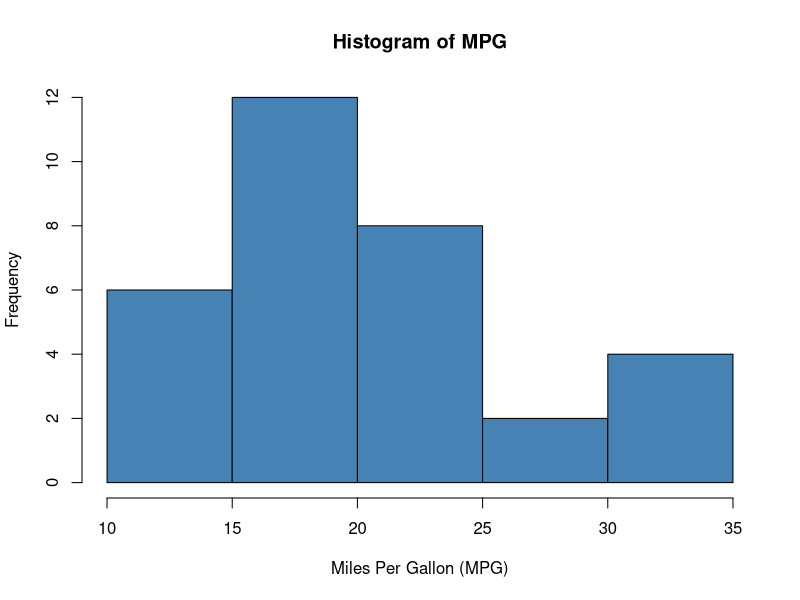
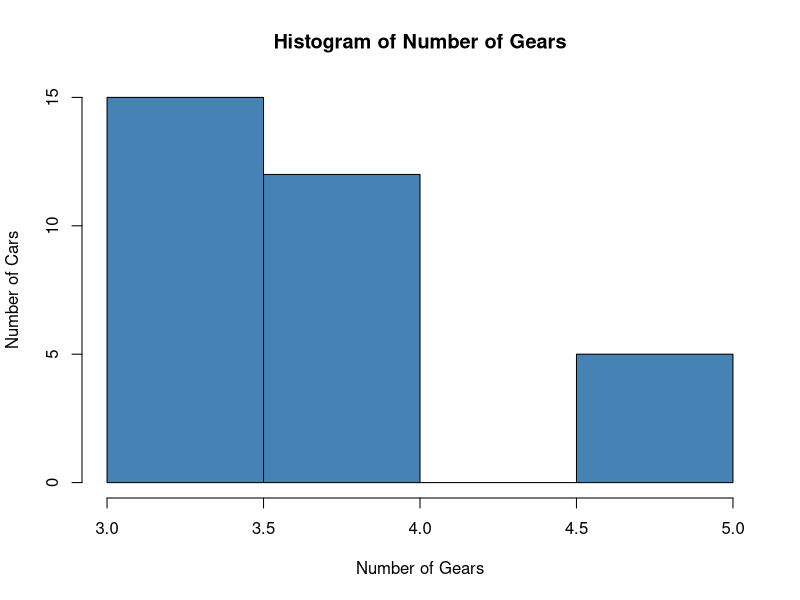
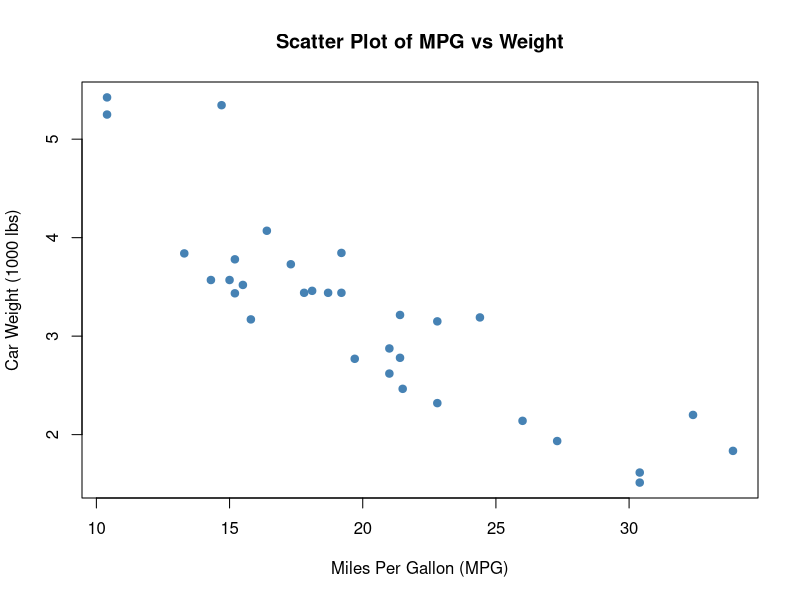
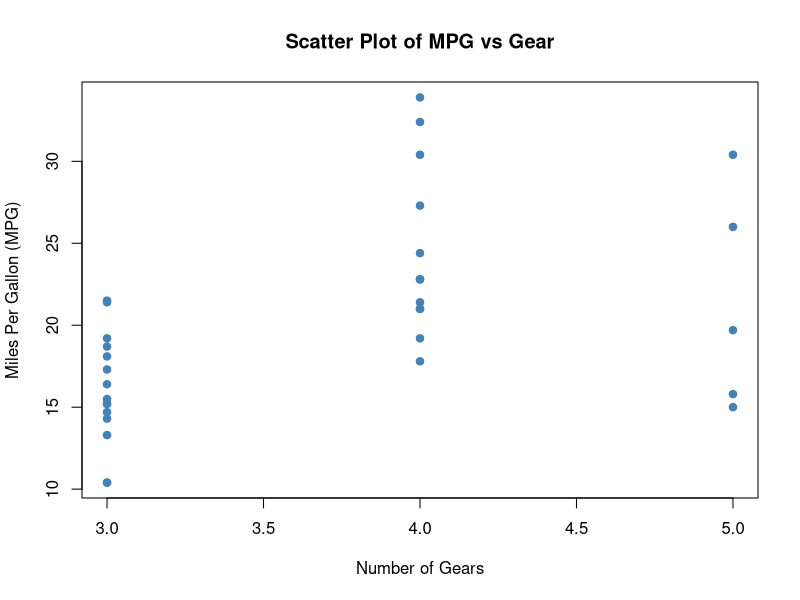

Generate these figures, in order, with R:
############################################################
# DATA SCIENCE BASICS WITH R – ENHANCED COMMENTARY
# Dataset: mtcars (Built-in R dataset)
#
# Learning Objectives:
# 1. Understand the structure of a dataset
# 2. Perform basic Exploratory Data Analysis (EDA)
# 3. Visualize data using histograms and scatter plots
# 4. Apply filtering, subsetting, and aggregation
#
# Context:
# These steps represent the FIRST phase of any
# data science or machine learning workflow.
############################################################


# ==========================================================
# 1. Viewing the Dataset
# ==========================================================

# View() opens the dataset in a tabular, spreadsheet-like format.
# This is useful for:
# - Getting an intuitive feel for the data
# - Checking column names and values
# - Spotting obvious issues (e.g., extreme values)
#
# Note: View() does NOT modify the data.
View(mtcars)


# ==========================================================
# 2. Checking Dataset Dimensions
# ==========================================================

# dim() returns a vector:
# [1] Number of rows (observations)
# [2] Number of columns (features/variables)
#
# In mtcars:
# - Each row represents a car
# - Each column represents a measured attribute
dim(mtcars)


# ==========================================================
# 3. Previewing Data Values
# ==========================================================

# head() shows the first 6 observations by default.
# This is useful for verifying that data loaded correctly.
head(mtcars)

# head(n = 3) explicitly limits the output to the first 3 rows.
# Helpful when datasets are large.
head(mtcars, n = 3)

# tail() displays the last 6 observations.
# Often used to ensure the dataset is complete.
tail(mtcars)


# ==========================================================
# 4. Understanding Dataset Documentation
# ==========================================================

# ?mtcars opens the official help file for the dataset.
# This explains:
# - What each variable means
# - Measurement units
# - Data source
#
# Always consult documentation BEFORE analysis.
?mtcars


# ==========================================================
# 5. Inspecting Dataset Structure
# ==========================================================

# str() reveals:
# - Variable names
# - Data types (numeric, integer, factor)
# - Sample values
#
# This step is crucial before modeling because:
# - Machine learning algorithms expect correct data types
# - Categorical variables may need encoding
str(mtcars)


# ==========================================================
# 6. Summary Statistics
# ==========================================================

# summary() computes descriptive statistics for each variable.
# For numeric variables, it shows:
# - Minimum and maximum
# - Mean and median
# - First and third quartiles
#
# This helps identify:
# - Data spread
# - Central tendency
# - Possible outliers
summary(mtcars)


# ==========================================================
# 7. Histogram: Distribution of MPG
# ==========================================================

# A histogram shows how frequently values occur.
# Here, we examine the distribution of fuel efficiency (mpg).
#
# Questions answered:
# - Are most cars fuel-efficient or not?
# - Is the distribution skewed?
hist(mtcars$mpg,
     col  = "steelblue",        # Improves visual clarity
     main = "Histogram of MPG",
     xlab = "Miles Per Gallon (MPG)",
     ylab = "Frequency")


# ==========================================================
# 8. Histogram: Number of Gears
# ==========================================================

# Although 'gear' is numeric, it represents categories (3, 4, 5).
# This histogram shows how cars are distributed across gear types.
#
# This is useful for:
# - Understanding class imbalance
# - Preparing for group-wise comparisons
hist(mtcars$gear,
     col  = "steelblue",
     main = "Histogram of Number of Gears",
     xlab = "Number of Gears",
     ylab = "Number of Cars")


# ==========================================================
# 9. Scatter Plot: MPG vs Weight
# ==========================================================

# Scatter plots are used to study relationships between two variables.
# Each point represents one car.
#
# Here:
# - X-axis: Fuel efficiency (mpg)
# - Y-axis: Car weight (1000 lbs)
plot(mtcars$mpg, mtcars$wt,
     col  = "steelblue",
     main = "Scatter Plot of MPG vs Weight",
     xlab = "Miles Per Gallon (MPG)",
     ylab = "Car Weight (1000 lbs)",
     pch  = 19)

# Interpretation:
# A downward trend suggests a NEGATIVE relationship:
# As car weight increases, fuel efficiency decreases.
# This insight is important for predictive modeling.


# ==========================================================
# 10. Scatter Plot: MPG vs Gear
# ==========================================================

# This plot examines whether transmission design
# (number of gears) is associated with fuel efficiency.
#
# Since 'gear' is discrete, points align vertically.
plot(mtcars$gear, mtcars$mpg,
     col  = "steelblue",
     main = "Scatter Plot of MPG vs Gear",
     xlab = "Number of Gears",
     ylab = "Miles Per Gallon (MPG)",
     pch  = 19)


# ==========================================================
# 11. Data Subsetting: High-Efficiency Cars
# ==========================================================

# Logical indexing is used to filter rows.
#
# Condition:
# - Select only cars with mpg > 20
# - Retain only relevant variables (gear and mpg)
#
# This reduces noise and focuses analysis.
mt1 <- mtcars[mtcars$mpg > 20, c("gear", "mpg")]

# View the filtered dataset
View(mt1)


# ==========================================================
# 12. Aggregation: Mean MPG by Gear
# ==========================================================

# aggregate() performs group-wise calculations.
#
# Syntax explanation:
# . ~ gear   → Apply function to all variables, grouped by gear
# mean      → Compute average mpg per gear category
#
# This helps compare performance across groups.
mt2 <- aggregate(. ~ gear,
                 mtcars[mtcars$mpg > 20, c("gear", "mpg")],
                 mean)

# View aggregated results
View(mt2)


# ==========================================================
# 13. Post-Aggregation Filtering
# ==========================================================

# Further refine results by selecting only:
# - Gear groups with average MPG greater than 25
#
# This identifies the MOST fuel-efficient configurations.
mt3 <- subset(mt2, mpg > 25)

# View final refined results
View(mt3)


############################################################
# END OF ENHANCED SCRIPT
#
# Key Takeaway:
# This complete workflow demonstrates how raw data
# is transformed into meaningful insights BEFORE
# applying machine learning models.
############################################################
